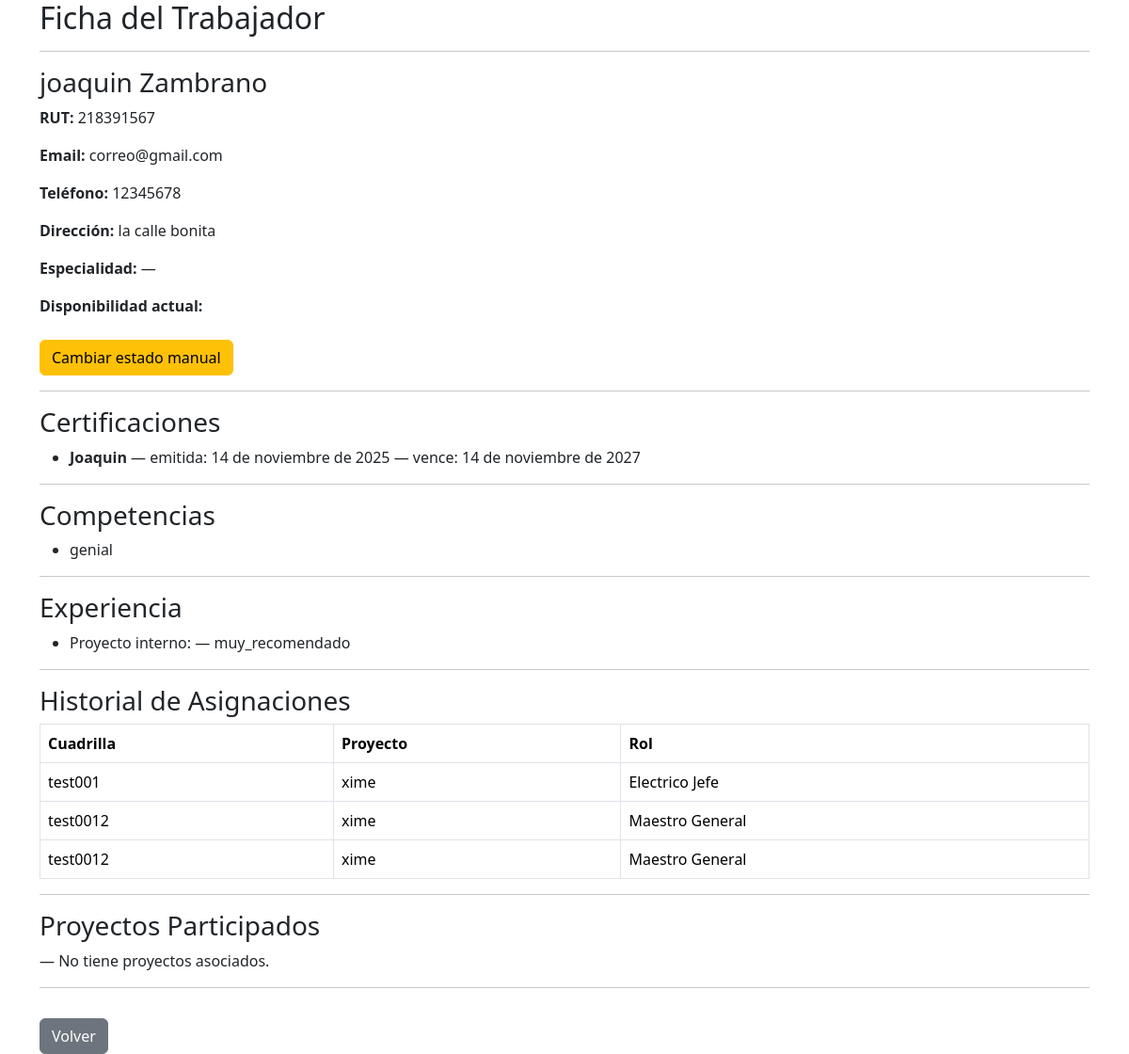
The page /personal/trabajador/1/detalle/ on the database as committed earlier.
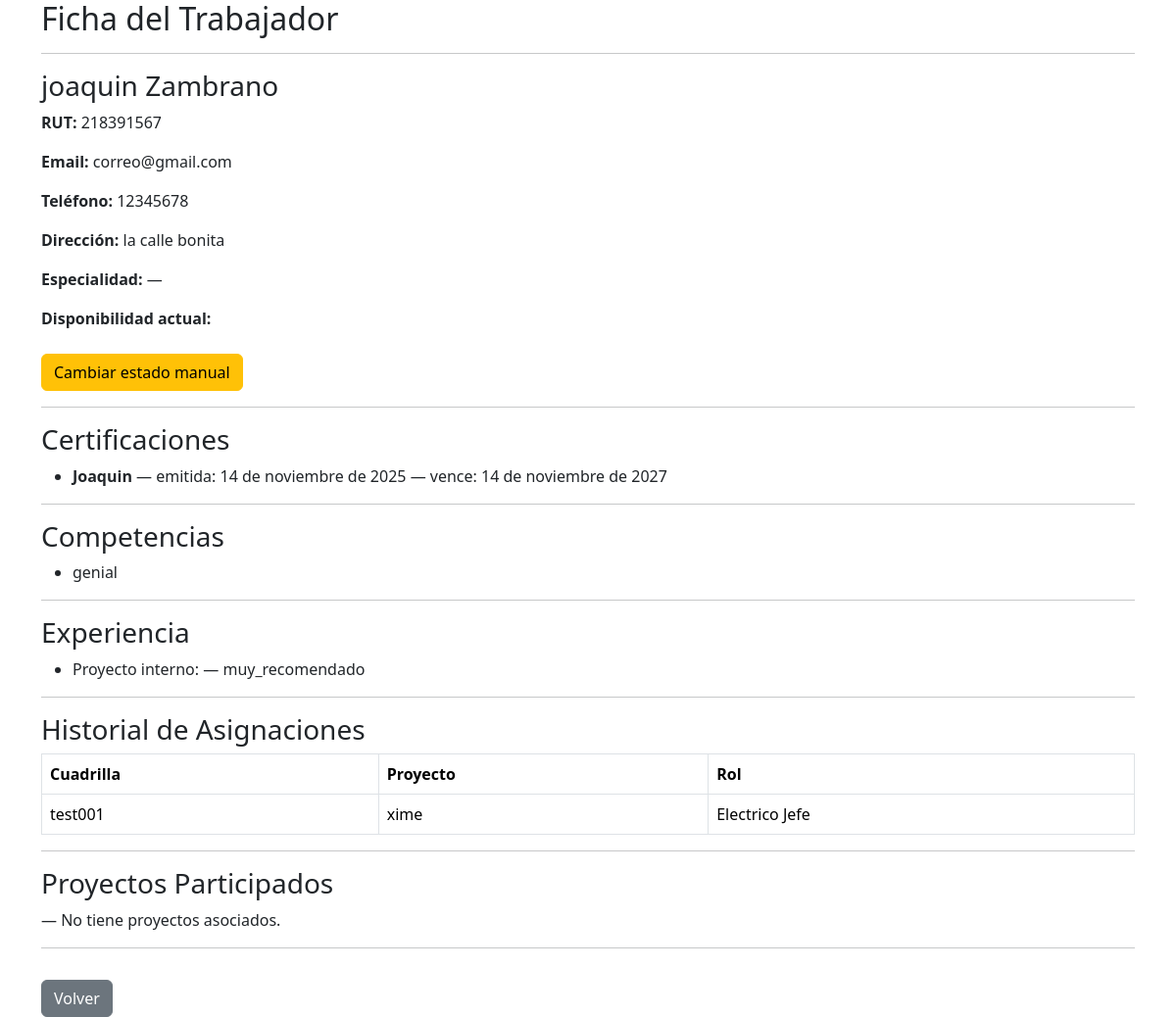
The same page on the database as committed later.
### personal/models.py (models this page shows, shortened)
class Trabajador(models.Model):
    TIPO_CHOICES = [
        ('trabajador', 'Trabajador'),
        ('lider', 'Líder'),
        ('jefe', 'Jefe'),
    ]
    ESTADO_CHOICES = [
        ('disponible', 'Disponible'),
        ('asignado', 'Asignado'),
        ('vacaciones', 'Vacaciones'),
        ('licencia', 'Licencia'),
        ('inactivo', 'Inactivo'),
    ]
    rut = models.CharField(max_length=20, unique=True, validators=[rut_valido])
    nombre = models.CharField(max_length=100)
    apellido = models.CharField(max_length=100)
    email = models.EmailField()
    telefono = models.CharField(max_length=30, blank=True, null=True)
    direccion = models.CharField(max_length=255, blank=True, null=True)
    fecha_nacimiento = models.DateField(null=True, blank=True)
    tipo_trabajador = models.CharField(max_length=20, choices=TIPO_CHOICES, default='trabajador')
    especialidad = models.CharField(max_length=100, blank=True, null=True)
    estado = models.CharField(max_length=20, choices=ESTADO_CHOICES, default='disponible')
    fecha_ingreso = models.DateField(null=True, blank=True)
    anos_experiencia = models.PositiveIntegerField(default=0)
    user = models.OneToOneField(User, on_delete=models.SET_NULL, null=True, blank=True, related_name='trabajador_profile')
    activo = models.BooleanField(default=True)
    password_inicial = models.BooleanField(default=False)
    created_at = models.DateTimeField(auto_now_add=True)
    updated_at = models.DateTimeField(auto_now=True)
    class Meta:
        verbose_name = 'Trabajador'
        verbose_name_plural = 'Trabajadores'

class TrabajadorPerfil(models.Model):
    user = models.OneToOneField(
        User,
        on_delete=models.CASCADE,
        related_name='perfil_trabajador'
    )
    especialidad = models.CharField(max_length=100, blank=True, null=True)
    estado_manual = models.CharField(
        max_length=20,
        choices=[
            ('disponible', 'Disponible'),
            ('no_disponible', 'No disponible'),
            ('licencia', 'Licencia médica'),
            ('vacaciones', 'Vacaciones'),
        ],
        default='disponible'
    )

class CertificacionTrabajador(models.Model):
    trabajador = models.ForeignKey(Trabajador, on_delete=models.CASCADE, related_name='certificaciones_trabajador')
    nombre = models.CharField(max_length=150)
    entidad = models.CharField(max_length=150, blank=True, null=True)
    archivo = models.FileField(upload_to='certificaciones/', blank=True, null=True)
    fecha_emision = models.DateField()
    fecha_expiracion = models.DateField(null=True, blank=True)

class CompetenciaTrabajador(models.Model):
    NIVEL_CHOICES = [
        ('basico', 'Básico'),
        ('intermedio', 'Intermedio'),
        ('avanzado', 'Avanzado'),
        ('experto', 'Experto'),
    ]
    trabajador = models.ForeignKey(Trabajador, on_delete=models.CASCADE, related_name='competencias')
    nombre = models.CharField(max_length=100)
    nivel = models.CharField(max_length=20, choices=NIVEL_CHOICES, default='basico')
    fecha_adquisicion = models.DateField(null=True, blank=True)
    class Meta:
        unique_together = ('trabajador', 'nombre')

class ExperienciaTrabajador(models.Model):
    trabajador = models.ForeignKey(Trabajador, on_delete=models.CASCADE, related_name='experiencias_trabajador')
    proyecto = models.CharField(max_length=150, blank=True, null=True)
    empresa_externa = models.CharField(max_length=150, blank=True, null=True)
    rol = models.CharField(max_length=100, blank=True, null=True)
    fecha_inicio = models.DateField(null=True, blank=True)
    fecha_termino = models.DateField(null=True, blank=True)
    calificacion = models.CharField(max_length=20, choices=[('no_recomendado','No recomendado'),('recomendado','Recomendado'),('muy_recomendado','Muy recomendado')], blank=True, null=True)

class Asignacion(models.Model):
    trabajador = models.ForeignKey(User, on_delete=models.CASCADE)
    cuadrilla = models.ForeignKey(Cuadrilla, on_delete=models.CASCADE, related_name='asignaciones')
    rol = models.ForeignKey(Rol, on_delete=models.SET_NULL, null=True, blank=True)

class Cuadrilla(models.Model):
    nombre = models.CharField(max_length=100)
    proyecto = models.ForeignKey(Proyecto, on_delete=models.CASCADE, related_name='cuadrillas', null=True, blank=True)
    lider = models.ForeignKey(User, on_delete=models.SET_NULL, null=True, blank=True, related_name='cuadrillas_lideradas')

class Rol(models.Model):
    nombre = models.CharField(max_length=50)

### proyectos/models.py (models this page shows, shortened)
class Proyecto(models.Model):
    nombre = models.CharField(max_length=100)
    descripcion = models.TextField(blank=True)
    TIPO_CHOICES = [
        ('construccion', 'Construcción'),
        ('mantenimiento', 'Mantenimiento'),
        ('instalacion', 'Instalación'),
        ('otro', 'Otro'),
    ]
    tipo = models.CharField(max_length=30, choices=TIPO_CHOICES, default='otro')
    COMPLEJIDAD_CHOICES = [
        ('baja', 'Baja'),
        ('media', 'Media'),
        ('alta', 'Alta'),
    ]
    complejidad = models.CharField(max_length=10, choices=COMPLEJIDAD_CHOICES, default='media')
    fecha_inicio = models.DateField()
    fecha_termino = models.DateField(null=True, blank=True)
    jefe = models.ForeignKey(User, on_delete=models.CASCADE, related_name='proyectos')
    activo = models.BooleanField(default=True)

### personal/views.py (the view)
def detalle_trabajador(request, trabajador_id):
    trabajador = get_object_or_404(Trabajador, id=trabajador_id)
    perfil = TrabajadorPerfil.objects.filter(user=trabajador.user).first()
    competencias = CompetenciaTrabajador.objects.filter(trabajador=trabajador)
    certificaciones = CertificacionTrabajador.objects.filter(trabajador=trabajador)
    experiencias = ExperienciaTrabajador.objects.filter(trabajador=trabajador)
    asignaciones = Asignacion.objects.filter(trabajador=trabajador.user)
    return render(request, "detalle_trabajador.html", {
        "trabajador": trabajador,
        "perfil": perfil,
        "competencias": competencias,
        "certificaciones": certificaciones,
        "experiencias": experiencias,
        "asignaciones": asignaciones,
    })

### core/context_processors.py (called while the page is built)
def notificaciones_no_leidas(request):
    if request.user.is_authenticated:
        return {
            "notifs_no_leidas": request.user.notificaciones.filter(leida=False).count()
        }
    return {"notifs_no_leidas": 0}

### personal/templates/detalle_trabajador.html (shortened to what this page needs)
{% extends 'base.html' %}
{% load custom_tags %}
{% block content %}
<h2>Ficha del Trabajador</h2>
<hr>
<h3>{{ trabajador.nombre }} {{ trabajador.apellido }}</h3>
<p><strong>RUT:</strong> {{ trabajador.rut }}</p>
<p><strong>Email:</strong> {{ trabajador.email }}</p>
<p><strong>Teléfono:</strong> {{ trabajador.telefono }}</p>
<p><strong>Dirección:</strong> {{ trabajador.direccion|default:"—" }}</p>
<p><strong>Especialidad:</strong> {{ perfil.especialidad|default:"—" }}</p>
<p><strong>Disponibilidad actual:</strong> {{ disponibilidad }}</p>
<a href="{% url 'personal:editar_estado_trabajador' trabajador.id %}" class="btn btn-warning mt-2">
    Cambiar estado manual
</a>
<hr>
<h3>Certificaciones</h3>
{% if certificaciones %}
<ul>
    {% for c in certificaciones %}
        <li>
            <strong>{{ c.nombre }}</strong>
            — emitida: {{ c.fecha_emision }}
            {% if c.fecha_expiracion %} — vence: {{ c.fecha_expiracion }}{% endif %}
        </li>
    {% endfor %}
</ul>
{% else %}
<p>— No tiene certificaciones registradas.</p>
{% endif %}
<hr>
<h3>Competencias</h3>
{% if competencias %}
<ul>
    {% for comp in competencias %}
        <li>
            {{ comp.nombre }}
        </li>
    {% endfor %}
</ul>
{% else %}
<p>— No tiene competencias registradas.</p>
{% endif %}
<hr>
<h3>Experiencia</h3>
{% if experiencias %}
<ul>
    {% for exp in experiencias %}
        <li>
            {% if exp.proyecto %}
                Proyecto interno: {{ exp.proyecto.nombre }} — {{ exp.calificacion }}
            {% else %}
                Externo: {{ exp.proyecto_externo }} ({{ exp.empresa_externa }}) — {{ exp.calificacion }}
            {% endif %}
        </li>
    {% endfor %}
</ul>
{% else %}
<p>— Sin experiencia registrada.</p>
{% endif %}
<hr>
<h3>Historial de Asignaciones</h3>
{% if asignaciones %}
<table class="table table-bordered">
    <tr>
        <th>Cuadrilla</th>
        <th>Proyecto</th>
        <th>Rol</th>
    </tr>
    {% for a in asignaciones %}
    <tr>
        <td>{{ a.cuadrilla.nombre }}</td>
        <td>
            {% if a.cuadrilla.proyecto %}
                {{ a.cuadrilla.proyecto.nombre }}
            {% else %}
                —
            {% endif %}
        </td>
        <td>
            {% if a.rol %}
                {{ a.rol.nombre }}
            {% else %}
                Sin rol
            {% endif %}
        </td>
    </tr>
    {% endfor %}
</table>
{% else %}
<p>No tiene asignaciones en cuadrillas.</p>
{% endif %}
<hr>
<h3>Proyectos Participados</h3>
{% if proyectos %}
<ul>
    {% for p in proyectos %}
        <li>{{ p.nombre }}</li>
    {% endfor %}
</ul>
{% else %}
<p>— No tiene proyectos asociados.</p>
{% endif %}
<hr>
<a href="{% url 'proyectos:panel' %}" class="btn btn-secondary mt-3">Volver</a>
{% endblock %}

### core/templates/base.html (shortened to what this page needs)
{% load custom_tags %}
<!DOCTYPE html>
<html lang="es">
<head>
    <link href="https://cdn.jsdelivr.net/npm/bootstrap@5.3.2/dist/css/bootstrap.min.css" rel="stylesheet">
</head>
<body>
<main class="container">
    {% block content %}{% endblock %}
</main>
</body>
</html>

Rows that differ between the two databases and show on the page:
removed Asignacion: cuadrilla.nombre "test0012", cuadrilla.proyecto.nombre "xime", rol.nombre "Maestro General"
removed Asignacion: cuadrilla.nombre "test0012", cuadrilla.proyecto.nombre "xime", rol.nombre "Maestro General"
